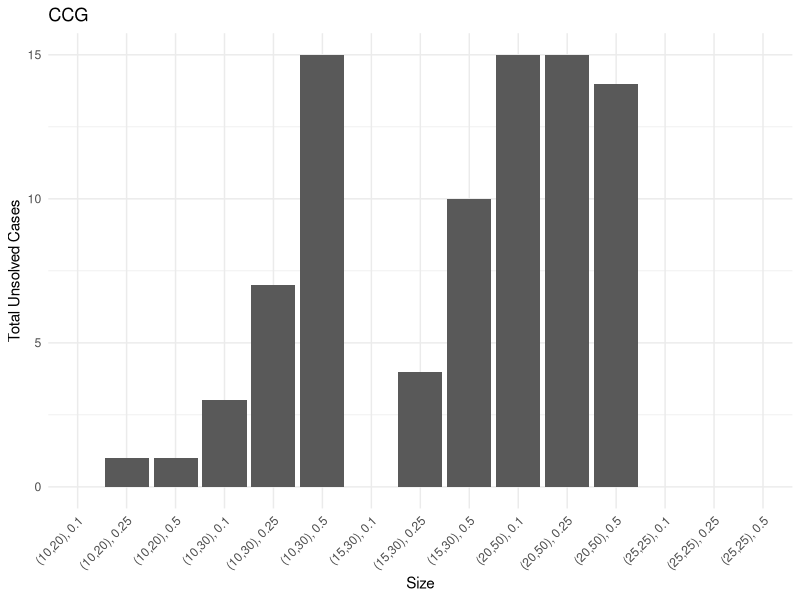
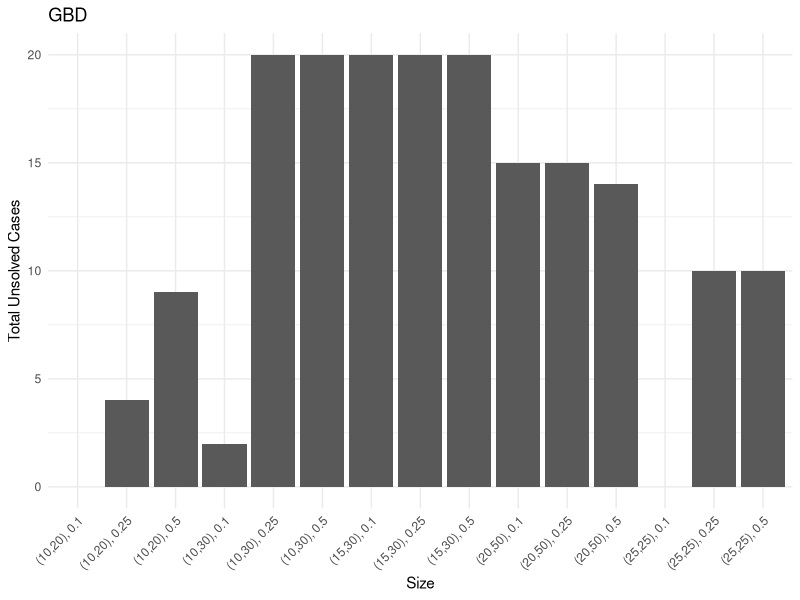
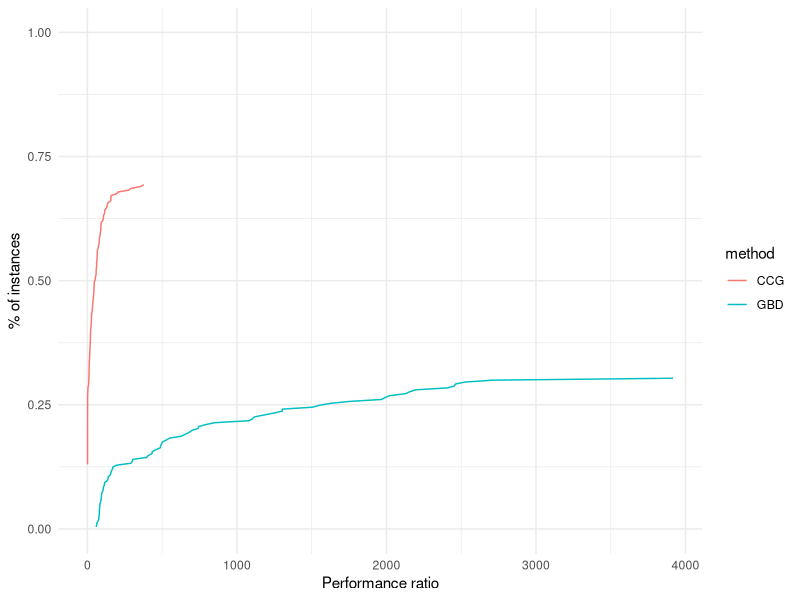
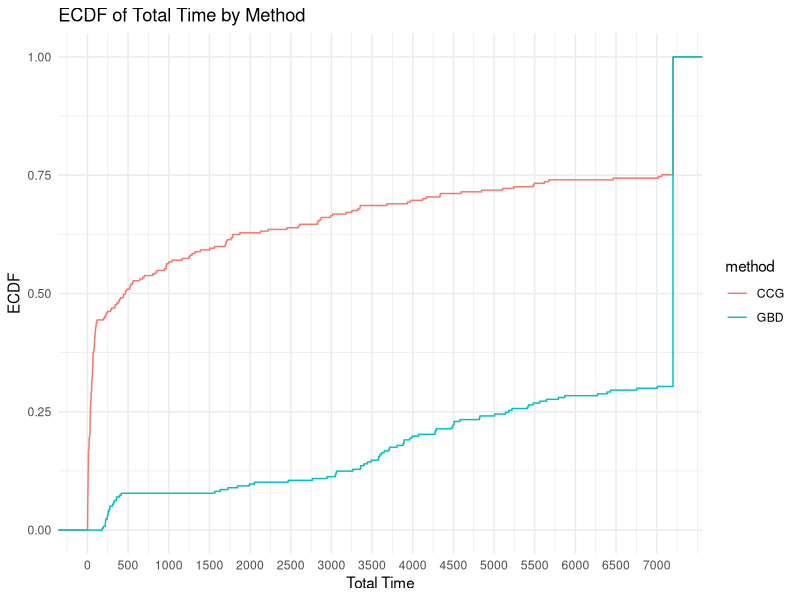
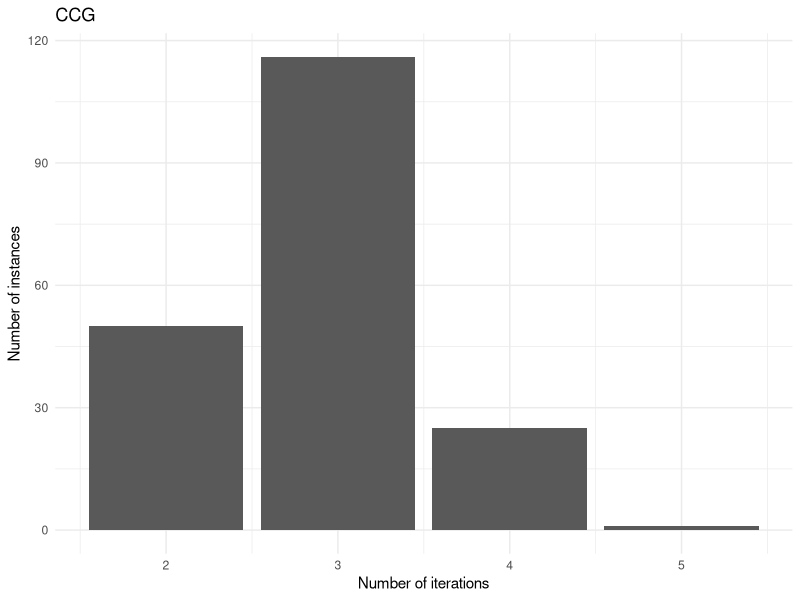
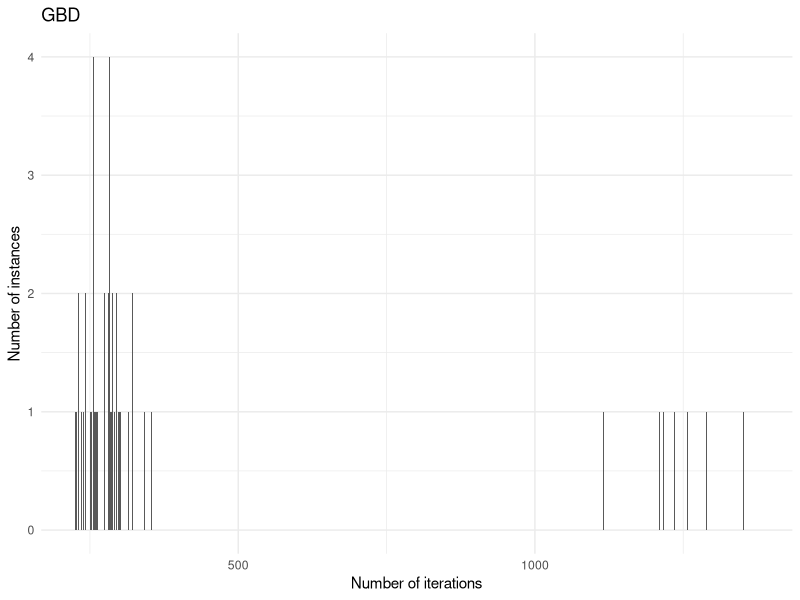
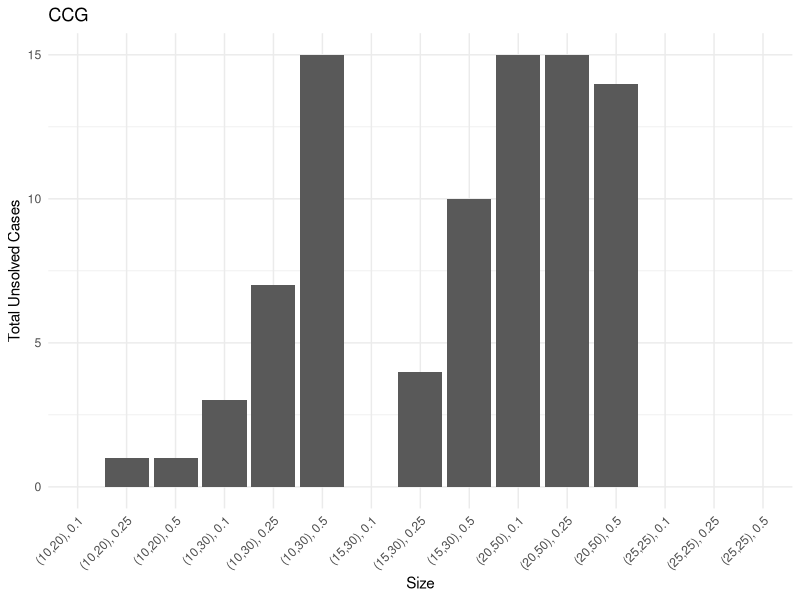
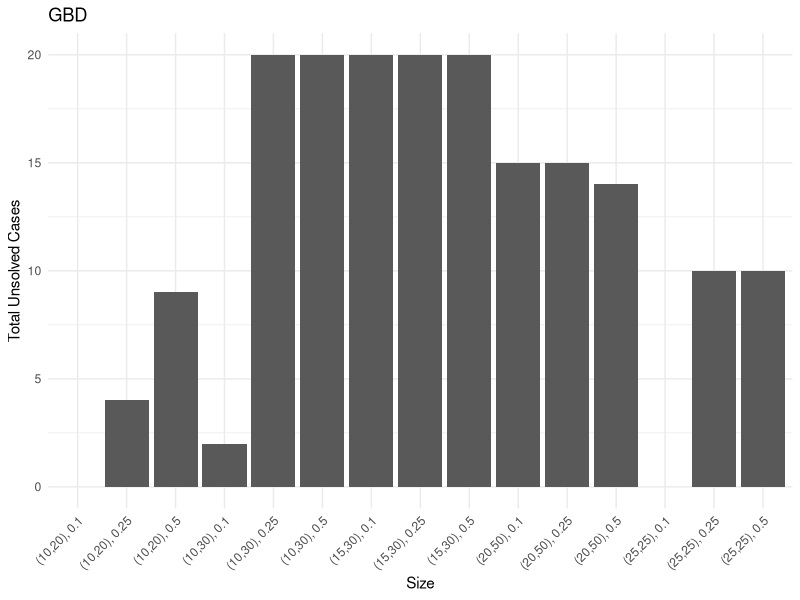

The R source for these figures, in order:
## ---- chunk 1
library(rmarkdown)
library(kableExtra)
library(ggplot2)
suppressPackageStartupMessages(library(dplyr))
## ---- chunk 2
results = read.table("./results.csv", header = FALSE, sep = ',')
colnames(results) <- c("tag", "instance", "n_servers", "n_clients", "Gamma", "deviation", "time_limit", "method", "total_time", "master_time", "separation_time", "best_bound", "iteration_count", "fail")
results$tag = NULL
## ---- chunk 3
results$p = results$Gamma / results$n_clients
results$p = ceiling(results$p / .05) * .05
## ---- chunk 4
results$size = paste0("(", results$n_servers, ",", results$n_clients, "), ", results$p)
## ---- chunk 5
results = results[!(results$n_clients == 40),]
#results = results[!(results$n_servers == 25 & results$n_clients == 25),]
## ---- chunk 6
sum(results$fail)
## ---- chunk 7
time_limit = 7200

results$unsolved = results$total_time >= time_limit | results$fail
## ---- chunk 8
paged_table(results)
## ---- chunk 9
for (method in unique(results$method)) {
  
  # Sum of unsolved cases for each size
  sum_unsolved = results[results$method == method,] %>% group_by(size) %>% summarise(total_unsolved = sum(unsolved))
  
  # Create a bar plot
  p = ggplot(sum_unsolved, aes(x = size, y = total_unsolved)) +
    geom_bar(stat = "identity") +
    labs(x = "Size", y = "Total Unsolved Cases", title = method) +
    theme_minimal() +
    theme(axis.text.x = element_text(angle = 45, hjust = 1))
  
  ggsave(paste0("unsolved_", method, ".pdf"), plot = p, width = 10, height = 6)
  
  print(p)
}
## ---- chunk 10
add_performance_ratio = function(dataset, 
                                 criterion_column = "total_time",
                                 unsolved_column = "unsolved",
                                 instance_column = "instance",
                                 solver_column = "solver",
                                 output_column = "performance_ratio") {
  
  # Compute best score for each instance
  best = dataset %>%
    group_by(!!sym(instance_column)) %>%
    mutate(best_solver = min(!!sym(criterion_column)))
  
  # Compute performance ratio for each instance and solver
  result = best %>%
    group_by(!!sym(instance_column), !!sym(solver_column)) %>%
    mutate(!!sym(output_column) := !!sym(criterion_column) / best_solver) %>%
    ungroup()
  
  if (sum(result[,unsolved_column]) > 0) {
    result[result[,unsolved_column] == TRUE,output_column] = max(result[,output_column])
  }

  return (result)
}

plot_performance_profile = function(dataset,
                                    criterion_column,
                                    unsolved_column = "unsolved",
                                    instance_column = "instance",
                                    solver_column = "solver"
                                    ) {
  
  dataset_with_performance_ratios = add_performance_ratio(dataset,
                                                          criterion_column = criterion_column,
                                                          instance_column = instance_column,
                                                          solver_column = solver_column,
                                                          unsolved_column = unsolved_column)
  
  solved_dataset_with_performance_ratios = dataset_with_performance_ratios[!dataset_with_performance_ratios[,unsolved_column],]
  
  compute_performance_profile_point = function(method, data) {
    
    performance_ratios = solved_dataset_with_performance_ratios[solved_dataset_with_performance_ratios[,solver_column] == method,]$performance_ratio
    
    unscaled_performance_profile_point = ecdf(performance_ratios)(data)
    
    n_instances = sum(dataset[,solver_column] == method)
    n_solved_instances = sum(dataset[,solver_column] == method & !dataset[,unsolved_column])
    
    return( unscaled_performance_profile_point * n_solved_instances / n_instances )
  }
  
  perf = solved_dataset_with_performance_ratios %>%
    group_by(!!sym(solver_column)) %>%
    mutate(performance_profile_point = compute_performance_profile_point(unique(!!sym(solver_column)), performance_ratio))
  
  result = ggplot(data = perf, aes(x = performance_ratio, y = performance_profile_point, color = !!sym(solver_column))) +
              geom_line()
  
  return (result)
}

## ---- chunk 11
performance_profile = plot_performance_profile(results, criterion_column = "total_time", solver_column = "method") +
  labs(x = "Performance ratio", y = "% of instances") +
  scale_y_continuous(limits = c(0, 1)) +
  theme_minimal()
print(performance_profile)
ggsave("performance_profile.pdf", plot = performance_profile)
## ---- chunk 12
ggplot(results, aes(x = total_time, color = method)) +
  stat_ecdf(geom = "step") +
  xlab("Total Time") +
  ylab("ECDF") +
  labs(title = "ECDF of Total Time by Method")  +
  scale_x_continuous(breaks = seq(0, max(results$total_time), by = 500), labels = seq(0, max(results$total_time), by = 500)) +
  theme_minimal()
## ---- chunk 13
results_solved = results %>%
  filter(total_time < time_limit) %>%
  group_by(method, n_servers, n_clients, p, deviation) %>%
  summarize(
    solved = n(),
    total_time = mean(total_time),
    master_time = mean(master_time),
    separation_time = mean(separation_time),
    solved_iteration_count = mean(iteration_count),
    .groups = "drop"
  ) %>%
  ungroup()
## ---- chunk 14
results_unsolved <- results %>%
  filter(total_time >= time_limit) %>%
  group_by(method, n_servers, n_clients, p, deviation) %>%
  summarize(
    unsolved = n(),
    unsolved_iteration_count = mean(iteration_count),
    .groups = "drop"
  ) %>%
  ungroup()

results_fail <- results %>%
  filter(fail == TRUE) %>%
  group_by(method, n_servers, n_clients, p, deviation) %>%
  summarize(
    fail = n(),
    .groups = "drop"
  ) %>%
  ungroup()

## ---- chunk 15
final_result <- merge(results_solved, results_unsolved, by = c("method", "n_servers", "n_clients", "p", "deviation"), all = TRUE)
final_result <- merge(final_result, results_fail, by = c("method", "n_servers", "n_clients", "p", "deviation"), all = TRUE)
## ---- chunk 16
knitr::kable(final_result, 
               digits = c(0, 0, 2, 2, 2, 0, 2, 2, 2, 2, 0, 2, 0), 
               col.names = c("Method", "|V_1|", "|V_2|", "p", "dev", "Count", "Total", "Master", "Sepatation", "# Iter", "Count", "# Iter", "# Errors"),
               caption = "Summary table"
             ) %>%
      kable_classic() %>%
      add_header_above(c(" " = 5, "Solved instances" = 5, "Unsolved instances" = 3)
)
## ---- chunk 17
for (method in unique(results$method)) {
  
  p = ggplot(results[results$method == method & results$unsolved == FALSE,], aes(x = iteration_count)) +
    geom_bar() +
    labs(
      title = method,
      x = "Number of iterations",
      y = "Number of instances"
    ) +
    theme_minimal()
    
  print(p) 
}
